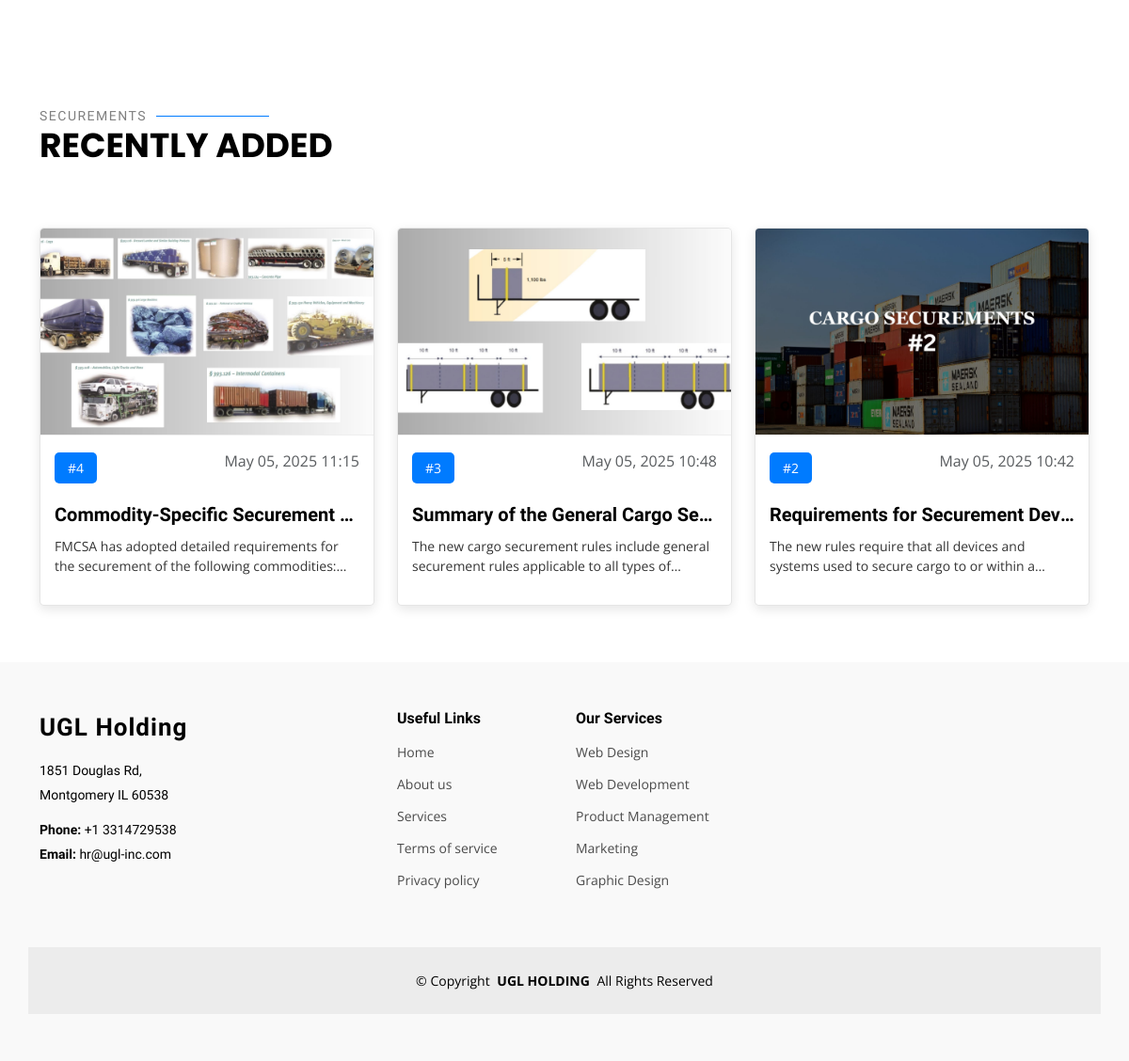
/ (lower part), run on an earlier commit of the app's database.
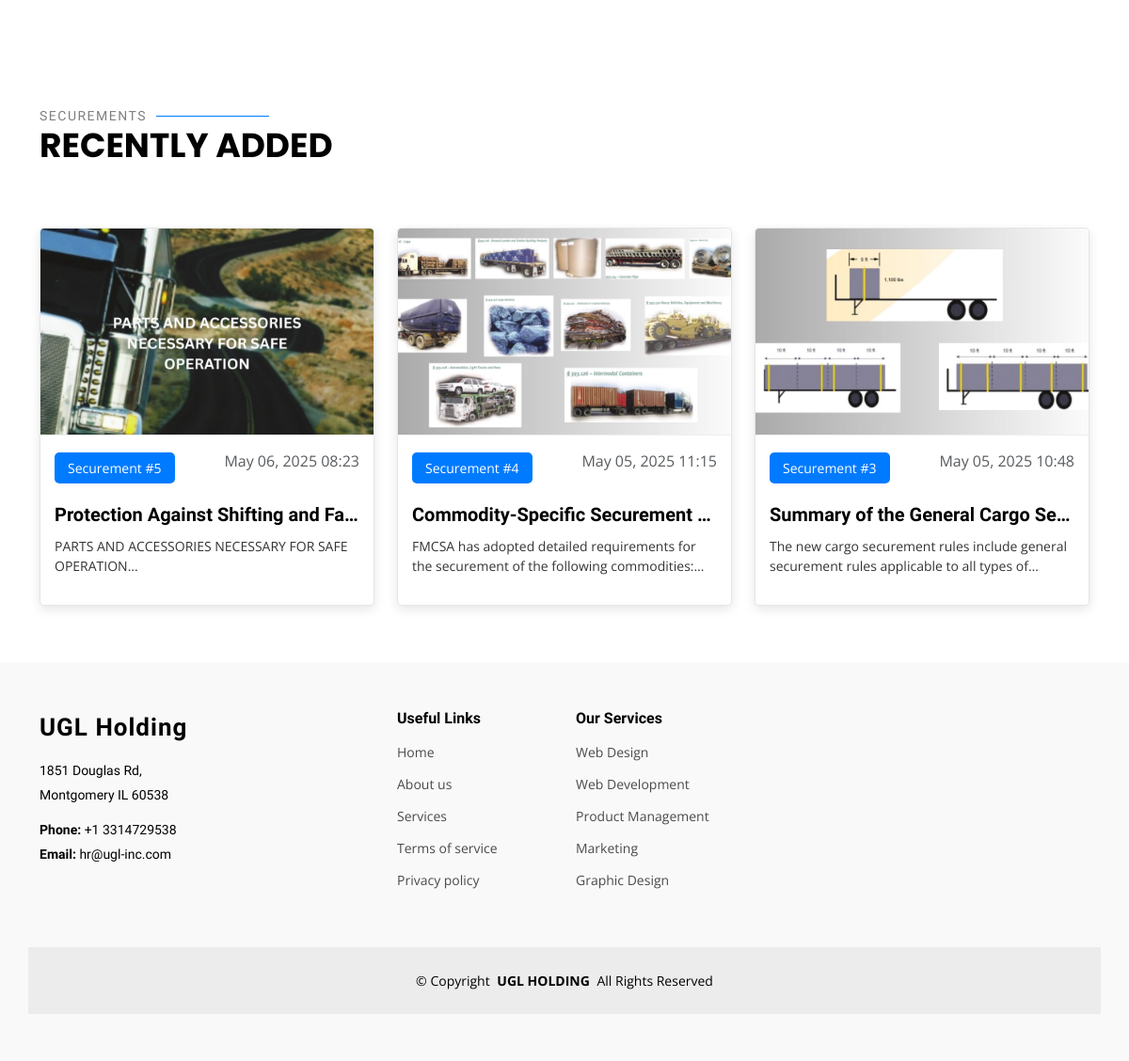
And on a later commit of the database.
### app/models.py (models this page shows, shortened)
class Course(models.Model):
    title = models.CharField(max_length=255)
    category = models.CharField(max_length=100)
    description = models.TextField()
    image = models.ImageField(upload_to='courses/')
    uploaded_at = models.DateTimeField(default=now)

### app/views.py (the view)
# urls.py: path('', index, name='index'),
def index(request):
    if request.method == 'POST':
        form = RegistrationForm(request.POST)
        if form.is_valid():
            form.save()
            return redirect('index')  # reload after successful registration
    else:
        form = RegistrationForm()
    courses = Course.objects.order_by('-id')[:3]  # or '-created_at' if you added that field
    return render(request, 'index.html', {'form': form, 'courses': courses})

### app/templates/index.html (shortened to what this page needs)
{% load static %}
<!DOCTYPE html>
<html lang="en">
<head>
  <link href="{% static 'assets/vendor/bootstrap/css/bootstrap.min.css' %}" rel="stylesheet">
  <link href="{% static 'assets/vendor/bootstrap-icons/bootstrap-icons.css' %}" rel="stylesheet">
  <link href="{% static 'assets/vendor/aos/aos.css' %}" rel="stylesheet">
  <link href="{% static 'assets/vendor/glightbox/css/glightbox.min.css' %}" rel="stylesheet">
  <link href="{% static 'assets/vendor/swiper/swiper-bundle.min.css' %}" rel="stylesheet">
  <link href="{% static 'assets/css/main.css' %}" rel="stylesheet">
</head>
<body class="index-page">
  <main class="main">
    <section id="about" class="about section">
    </section>
    <section id="courses" class="courses section">
      <div class="container section-title" data-aos="fade-up">
        <h2>SECUREMENTS</h2>
        <p>RECENTLY ADDED</p>
      </div>
      <div class="container">
        <div class="row">
          {% for course in courses %}
          <div class="col-lg-4 col-md-6 d-flex align-items-stretch" data-aos="zoom-in" data-aos-delay="100">
            <div class="course-item">
              <img src="{{ course.image.url }}" class="img-fluid" alt="{{ course.title }}">
              <div class="course-content">
                <div class="d-flex justify-content-between align-items-center mb-3">
                  <p class="category">{{ course.category }}</p>
                  <p class="text-muted">{{ course.uploaded_at|date:"M d, Y H:i" }}</p>
                </div>
                <h3><a href="{% url 'course_detail' course.id %}">{{ course.title }}</a></h3>
                <p class="description">{{ course.description|slice:":100" }}...</p>
              </div>
            </div>
          </div>
          {% endfor %}
        </div>
      </div>
    </section>
  </main>
  {% include 'partials/footer.html' %}
</body>
</html>

What changed in the data, as far as the page shows it:
no longer on this page (row edited): Course: image (picture), category "#2", uploaded_at "May 05, 2025 10:42", title "Requirements for Securement Dev…", description "The new rules require that all devices and systems used to secure cargo to or within…"
added Course: image (picture), category "Securement #5", uploaded_at "May 06, 2025 08:23", title "Protection Against Shifting and Fa…", description "PARTS AND ACCESSORIES NECESSARY FOR SAFE OPERATION"
changed Course "Commodity-Specific Securement…": category "#4" → "Securement #4"
changed Course "Summary of the General Cargo Se…": category "#3" → "Securement #3"
